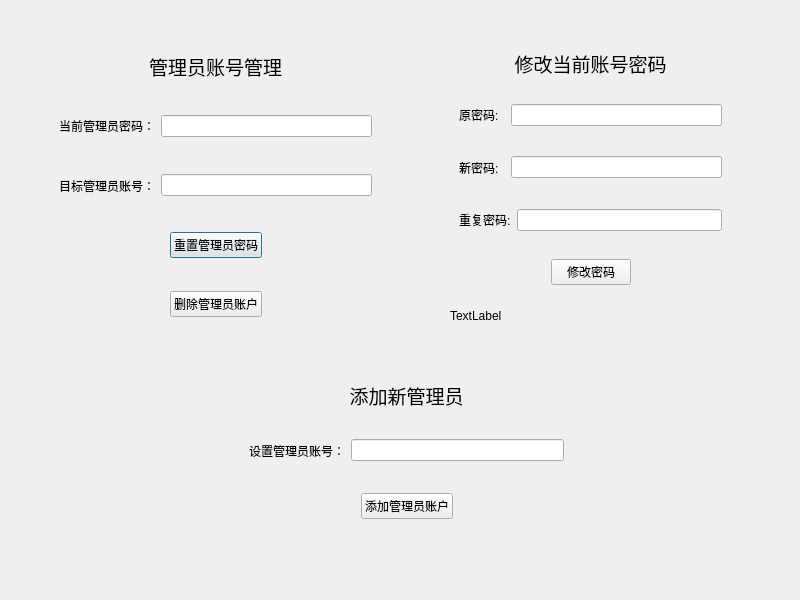
<?xml version="1.0" encoding="UTF-8"?>
<ui version="4.0">
 <class>Manager_Manage</class>
 <widget class="QDialog" name="Manager_Manage">
  <property name="geometry">
   <rect>
    <x>0</x>
    <y>0</y>
    <width>800</width>
    <height>600</height>
   </rect>
  </property>
  <property name="maximumSize">
   <size>
    <width>800</width>
    <height>600</height>
   </size>
  </property>
  <property name="windowTitle">
   <string>Dialog</string>
  </property>
  <widget class="QWidget" name="widget_manage" native="true">
   <property name="geometry">
    <rect>
     <x>50</x>
     <y>40</y>
     <width>331</width>
     <height>291</height>
    </rect>
   </property>
   <layout class="QVBoxLayout" name="verticalLayout">
    <item>
     <widget class="QLabel" name="label_5">
      <property name="font">
       <font>
        <family>AcadEref</family>
        <pointsize>14</pointsize>
       </font>
      </property>
      <property name="text">
       <string>管理员账号管理</string>
      </property>
      <property name="alignment">
       <set>Qt::AlignCenter</set>
      </property>
     </widget>
    </item>
    <item>
     <widget class="QWidget" name="widget" native="true">
      <layout class="QHBoxLayout" name="horizontalLayout">
       <item>
        <widget class="QLabel" name="label_2">
         <property name="text">
          <string>当前管理员密码：</string>
         </property>
        </widget>
       </item>
       <item>
        <widget class="QLineEdit" name="password_for_delete_and_reset"/>
       </item>
      </layout>
     </widget>
    </item>
    <item>
     <widget class="QWidget" name="widget_2" native="true">
      <layout class="QHBoxLayout" name="horizontalLayout_2">
       <item>
        <widget class="QLabel" name="label">
         <property name="text">
          <string>目标管理员账号：</string>
         </property>
         <property name="alignment">
          <set>Qt::AlignRight|Qt::AlignTrailing|Qt::AlignVCenter</set>
         </property>
        </widget>
       </item>
       <item>
        <widget class="QLineEdit" name="account_for_delete_and_reset"/>
       </item>
      </layout>
     </widget>
    </item>
    <item>
     <widget class="QWidget" name="widget_3" native="true">
      <layout class="QHBoxLayout" name="horizontalLayout_3">
       <item>
        <spacer name="horizontalSpacer">
         <property name="orientation">
          <enum>Qt::Horizontal</enum>
         </property>
         <property name="sizeHint" stdset="0">
          <size>
           <width>40</width>
           <height>20</height>
          </size>
         </property>
        </spacer>
       </item>
       <item>
        <widget class="QPushButton" name="reset_password">
         <property name="text">
          <string>重置管理员密码</string>
         </property>
        </widget>
       </item>
       <item>
        <spacer name="horizontalSpacer_2">
         <property name="orientation">
          <enum>Qt::Horizontal</enum>
         </property>
         <property name="sizeHint" stdset="0">
          <size>
           <width>81</width>
           <height>20</height>
          </size>
         </property>
        </spacer>
       </item>
      </layout>
     </widget>
    </item>
    <item>
     <widget class="QWidget" name="widget_8" native="true">
      <layout class="QHBoxLayout" name="horizontalLayout_6">
       <item>
        <spacer name="horizontalSpacer_5">
         <property name="orientation">
          <enum>Qt::Horizontal</enum>
         </property>
         <property name="sizeHint" stdset="0">
          <size>
           <width>82</width>
           <height>20</height>
          </size>
         </property>
        </spacer>
       </item>
       <item>
        <widget class="QPushButton" name="delete_Manager">
         <property name="text">
          <string>删除管理员账户</string>
         </property>
        </widget>
       </item>
       <item>
        <spacer name="horizontalSpacer_6">
         <property name="orientation">
          <enum>Qt::Horizontal</enum>
         </property>
         <property name="sizeHint" stdset="0">
          <size>
           <width>81</width>
           <height>20</height>
          </size>
         </property>
        </spacer>
       </item>
      </layout>
     </widget>
    </item>
   </layout>
  </widget>
  <widget class="QWidget" name="widget_add" native="true">
   <property name="geometry">
    <rect>
     <x>240</x>
     <y>370</y>
     <width>333</width>
     <height>161</height>
    </rect>
   </property>
   <layout class="QVBoxLayout" name="verticalLayout_2">
    <item>
     <widget class="QLabel" name="label_4">
      <property name="font">
       <font>
        <family>AcadEref</family>
        <pointsize>14</pointsize>
       </font>
      </property>
      <property name="text">
       <string>添加新管理员</string>
      </property>
      <property name="alignment">
       <set>Qt::AlignCenter</set>
      </property>
     </widget>
    </item>
    <item>
     <widget class="QWidget" name="widget_5" native="true">
      <layout class="QHBoxLayout" name="horizontalLayout_4">
       <item>
        <widget class="QLabel" name="label_3">
         <property name="text">
          <string>设置管理员账号：</string>
         </property>
         <property name="alignment">
          <set>Qt::AlignRight|Qt::AlignTrailing|Qt::AlignVCenter</set>
         </property>
        </widget>
       </item>
       <item>
        <widget class="QLineEdit" name="account_for_add_manager"/>
       </item>
      </layout>
     </widget>
    </item>
    <item>
     <widget class="QWidget" name="widget_6" native="true">
      <layout class="QHBoxLayout" name="horizontalLayout_5">
       <item>
        <spacer name="horizontalSpacer_3">
         <property name="orientation">
          <enum>Qt::Horizontal</enum>
         </property>
         <property name="sizeHint" stdset="0">
          <size>
           <width>83</width>
           <height>20</height>
          </size>
         </property>
        </spacer>
       </item>
       <item>
        <widget class="QPushButton" name="add_manager">
         <property name="text">
          <string>添加管理员账户</string>
         </property>
        </widget>
       </item>
       <item>
        <spacer name="horizontalSpacer_4">
         <property name="orientation">
          <enum>Qt::Horizontal</enum>
         </property>
         <property name="sizeHint" stdset="0">
          <size>
           <width>82</width>
           <height>20</height>
          </size>
         </property>
        </spacer>
       </item>
      </layout>
     </widget>
    </item>
   </layout>
  </widget>
  <widget class="QWidget" name="widget_change" native="true">
   <property name="geometry">
    <rect>
     <x>450</x>
     <y>40</y>
     <width>281</width>
     <height>291</height>
    </rect>
   </property>
   <layout class="QVBoxLayout" name="verticalLayout_3">
    <item>
     <widget class="QLabel" name="label_9">
      <property name="font">
       <font>
        <family>Agency FB</family>
        <pointsize>14</pointsize>
       </font>
      </property>
      <property name="text">
       <string>修改当前账号密码</string>
      </property>
      <property name="alignment">
       <set>Qt::AlignCenter</set>
      </property>
     </widget>
    </item>
    <item>
     <widget class="QWidget" name="widget_9" native="true">
      <layout class="QHBoxLayout" name="horizontalLayout_7">
       <item>
        <widget class="QLabel" name="label_6">
         <property name="text">
          <string>原密码:  </string>
         </property>
        </widget>
       </item>
       <item>
        <widget class="QLineEdit" name="oldPwd_lineEdit">
         <property name="echoMode">
          <enum>QLineEdit::Password</enum>
         </property>
        </widget>
       </item>
      </layout>
     </widget>
    </item>
    <item>
     <widget class="QWidget" name="widget_10" native="true">
      <layout class="QHBoxLayout" name="horizontalLayout_8">
       <item>
        <widget class="QLabel" name="label_8">
         <property name="text">
          <string>新密码:  </string>
         </property>
        </widget>
       </item>
       <item>
        <widget class="QLineEdit" name="newPwd_lineEdit">
         <property name="echoMode">
          <enum>QLineEdit::Password</enum>
         </property>
        </widget>
       </item>
      </layout>
     </widget>
    </item>
    <item>
     <widget class="QWidget" name="widget_11" native="true">
      <layout class="QHBoxLayout" name="horizontalLayout_9">
       <item>
        <widget class="QLabel" name="label_7">
         <property name="text">
          <string>重复密码:</string>
         </property>
        </widget>
       </item>
       <item>
        <widget class="QLineEdit" name="repeatPwd_lineEdit">
         <property name="echoMode">
          <enum>QLineEdit::Password</enum>
         </property>
        </widget>
       </item>
      </layout>
     </widget>
    </item>
    <item>
     <widget class="QWidget" name="widget_13" native="true">
      <layout class="QHBoxLayout" name="horizontalLayout_10">
       <item>
        <spacer name="horizontalSpacer_8">
         <property name="orientation">
          <enum>Qt::Horizontal</enum>
         </property>
         <property name="sizeHint" stdset="0">
          <size>
           <width>67</width>
           <height>20</height>
          </size>
         </property>
        </spacer>
       </item>
       <item>
        <widget class="QPushButton" name="Change_password">
         <property name="text">
          <string>修改密码</string>
         </property>
        </widget>
       </item>
       <item>
        <spacer name="horizontalSpacer_7">
         <property name="orientation">
          <enum>Qt::Horizontal</enum>
         </property>
         <property name="sizeHint" stdset="0">
          <size>
           <width>67</width>
           <height>20</height>
          </size>
         </property>
        </spacer>
       </item>
      </layout>
     </widget>
    </item>
    <item>
     <widget class="QLabel" name="error_label">
      <property name="maximumSize">
       <size>
        <width>16777215</width>
        <height>30</height>
       </size>
      </property>
      <property name="text">
       <string>TextLabel</string>
      </property>
     </widget>
    </item>
   </layout>
  </widget>
 </widget>
 <resources/>
 <connections/>
</ui>
